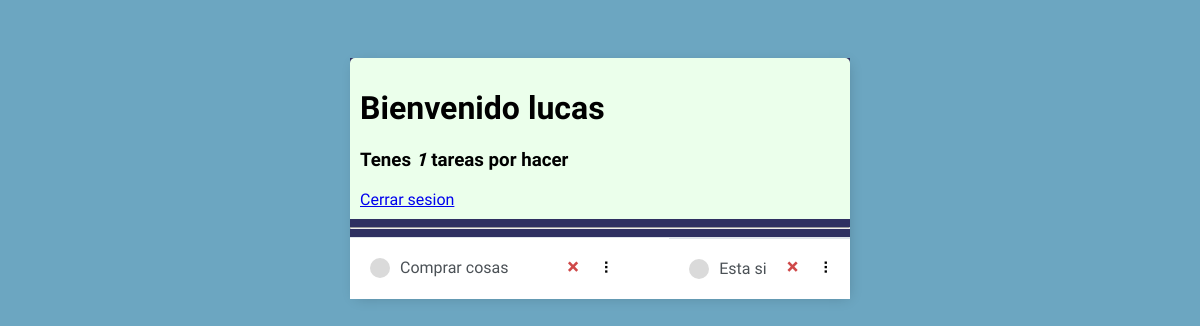
The app's page / (signed in), older data.
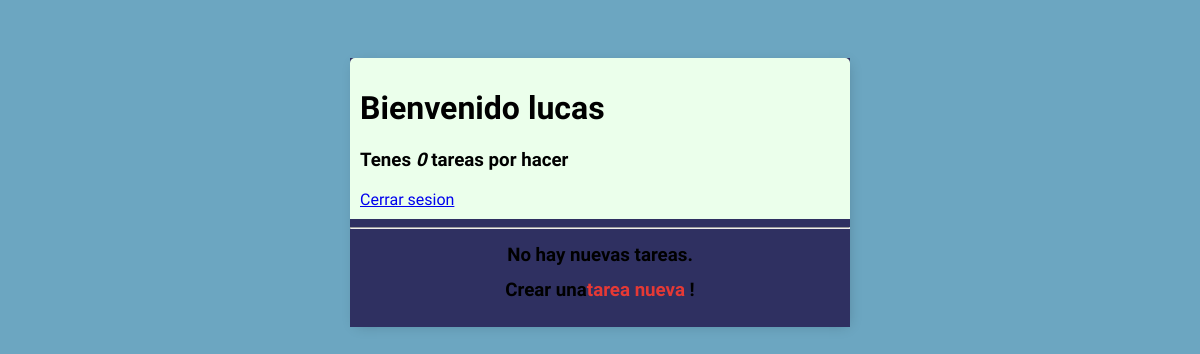
The same page, newer data.
### base/models.py (models this page shows)
class Task(models.Model):
    user= models.ForeignKey(User, on_delete=models.CASCADE, null=True, blank=True)
    titulo= models.CharField(max_length=200, null=True, blank=True)
    descripcion= models.TextField(null=True, blank=True)
    completado= models.BooleanField(default=False)
    creado= models.DateTimeField(auto_now_add=True)
    def __str__(self):
        return self.titulo
    class Meta:
        ordering = ['completado']

### base/views.py (the view)
# urls.py: path('', TaskList.as_view(), name='tasks'),
class TaskList(LoginRequiredMixin, ListView):
    model = Task
    context_object_name = "tasks"
    def get_context_data(self, **kwargs):
        context= super().get_context_data(**kwargs)
        usuario = self.request.user
        context['tasks'] = context['tasks'].filter(user=usuario)
        context['count'] = context['tasks'].filter(completado=False).count()
        return context

### base/templates/base/task_list.html
{% extends 'base/main.html' %}
{% block content %}
<div class="header-bar">
    <div>
        <h1>Bienvenido {{request.user}}</h1>
        <h3 style="margin:1">Tenes <i>{{count}}</i> tareas por hacer</h3>
        {% if request.user.is_authenticated %}
        <a href="{% url 'logout' %}">Cerrar sesion</a>
        {% else %}
        <a href="{% url 'login' %}">Login</a>
        {% endif %}
    </div>
</div>
<hr>
<div id="tasklist" class="task-items-wrapper">
    {% for task in tasks %}
    <div class="task-wrapper" data-position="{{task.pk}}">
        <div class="task-title">
            {% if task.complete %}
            <div class="task-complete-icon"></div>
            <i><s><a href="{% url 'task.update' task.id %}">{{task}}</a></s></i>
            {% else %}
            <div class="task-incomplete-icon"></div>
            <a href="{% url 'task-update' task.id %}">{{task}}</a>
            {% endif %}
        </div>
        <div class="task-controls">
            <a href="{% url 'task-delete' task.id %}" class="delete-link">&#215;</a>
            <span class="handle">&nbsp;&#10247;</span>
        </div>
        {% empty %}
        <div style="text-align: center; padding-bottom: 10px; line-height: 1em;">
            <h3>No hay nuevas tareas.</h3>
            <h3>Crear una<a style="text-decoration: none; color: #e53935;" href="{% url 'task-create' %}">tarea nueva</a> !
            </h3>
        </div>
        {% endfor %}
    </div>
</div>
{% endblock content %}

### base/templates/base/main.html (shortened to what this page needs)
<!doctype html>
<html lang="en">
<head>
</head>
<body>
<div class="container">
    {% block content %} {% endblock content %}
</div>
</body>
</html>

### base/templates/base/main.html (style rules this page uses)
body { background-color: #6CA6C1 ; font-family: 'Roboto Condensed', sans-serif; padding-top: 50px; }
.container { max-width:500px; margin: auto; background-color: #2F3061; -webkit-box-shadow: 2px 2px 13px -4px rgba(0, 0, 0, 0.21); box-shadow: 2px 2px 13px -4px rgba(0, 0, 0, 0.21); }
.header-bar { display: flex; justify-content: space-between; color: #000; padding: 10px; border-radius: 5px 5px 0 0; background: linear-gradient(90deg, #EBFFEB 0%, #EBFFEB 43%, #EBFFEB 100%); }

Row changes from the older to the newer data that the page shows:
no longer on this page (row edited): Task: titulo "Comprar cosas"
removed Task: titulo "Esta si"
Text that changed along with them:
{{ count }}: "1" → "0"
text now shown: "No hay nuevas tareas. Crear una tarea nueva !"
